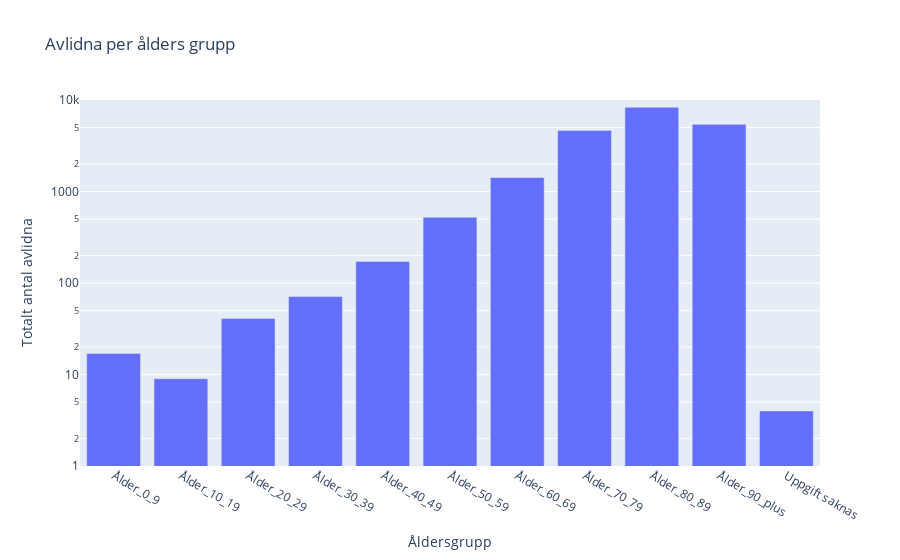

Notebook code for this chart:
### Markdown cell above
## KPI #1

- Antal avlidna per åldersgrupp 

    För att kunna se vilken ålders grupp som har störst risk. 

    tar in data fårn en av excel filerna och tar sheetet "Totalt antal per åldersgrupp"

    tar och plotar datan för att se vilka grupper som är i störst risk

    efter att ha plotat kan man se att åldrarna 60 och äldre är i störst risk.
    

- Antal vaccinerade per kommun
- Antal avlidna per kommun 
- Antal intensiv vådade per reg eller kommun eller ålder

### Code cell
# Antal avlidna per ålders grupp.

# läser in excel filen och skapar en dataframe
file_path = "Data/Folkhalsomyndigheten_Covid19.xlsx"
df_age_group = pd.read_excel(file_path, sheet_name="Totalt antal per åldersgrupp")

# plotar dataframen för att få en bättre vy över vilken grupp som har störst risk
fig = px.bar(
    df_age_group,
    x="Åldersgrupp",
    y="Totalt_antal_avlidna",
    title="Avlidna per ålders grupp",
    labels={"Totalt_antal_avlidna": "Totalt antal avlidna"},
)

# fix log in y-axes
fig.update_yaxes(type="log", range=[0, 4])
fig.show()

### Figure 1 — Plotly figure (JSON) as saved in the notebook; plotly's stock layout.template omitted (floating-point values rounded to 4 significant figures)
{"data": [{"alignmentgroup": "True", "hovertemplate": "Åldersgrupp=%{x}<br>Totalt antal avlidna=%{y}<extra></extra>", "legendgroup": "", "marker": {"color": "#636efa", "pattern": {"shape": ""}}, "name": "", "offsetgroup": "", "orientation": "v", "showlegend": false, "textposition": "auto", "type": "bar", "x": ["Ålder_0_9", "Ålder_10_19", "Ålder_20_29", "Ålder_30_39", "Ålder_40_49", "Ålder_50_59", "Ålder_60_69", "Ålder_70_79", "Ålder_80_89", "Ålder_90_plus", "Uppgift saknas"], "xaxis": "x", "y": [17, 9, 41, 71, 172, 523, 1422, 4654, 8326, 5420, 4], "yaxis": "y"}], "layout": {"barmode": "relative", "legend": {"tracegroupgap": 0}, "title": {"text": "Avlidna per ålders grupp"}, "xaxis": {"anchor": "y", "domain": [0, 1], "title": {"text": "Åldersgrupp"}}, "yaxis": {"anchor": "x", "domain": [0, 1], "range": [0, 4], "title": {"text": "Totalt antal avlidna"}, "type": "log"}}}
